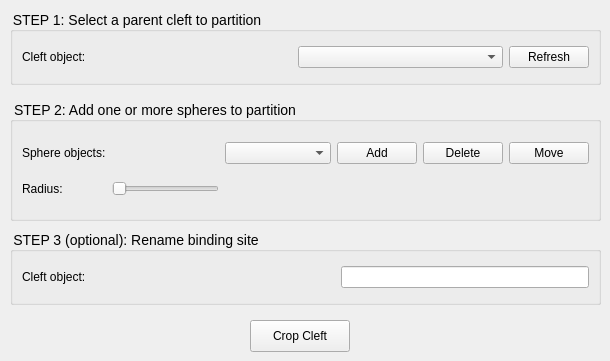
     <widget class="QWidget" name="tab_10">
      <attribute name="title">
       <string>Partition Cleft</string>
      </attribute>
      <widget class="QGroupBox" name="groupBox_15">
       <property name="geometry">
        <rect>
         <x>10</x>
         <y>10</y>
         <width>591</width>
         <height>75</height>
        </rect>
       </property>
       <property name="styleSheet">
        <string notr="true">QGroupBox{
font-size:14px;
}</string>
       </property>
       <property name="title">
        <string>STEP 1: Select a parent cleft to partition</string>
       </property>
       <layout class="QHBoxLayout" name="horizontalLayout_6">
        <item>
         <widget class="QLabel" name="label_42">
          <property name="text">
           <string>&lt;html&gt;&lt;head/&gt;&lt;body&gt;&lt;p&gt;Cleft object:&lt;/p&gt;&lt;/body&gt;&lt;/html&gt;</string>
          </property>
         </widget>
        </item>
        <item>
         <spacer name="horizontalSpacer_9">
          <property name="orientation">
           <enum>Qt::Horizontal</enum>
          </property>
          <property name="sizeHint" stdset="0">
           <size>
            <width>40</width>
            <height>20</height>
           </size>
          </property>
         </spacer>
        </item>
        <item>
         <widget class="QComboBox" name="cleft_partition_select_object">
          <property name="sizePolicy">
           <sizepolicy hsizetype="MinimumExpanding" vsizetype="Fixed">
            <horstretch>0</horstretch>
            <verstretch>0</verstretch>
           </sizepolicy>
          </property>
         </widget>
        </item>
        <item>
         <widget class="QPushButton" name="cleft_partition_button_refresh">
          <property name="text">
           <string>Refresh</string>
          </property>
         </widget>
        </item>
       </layout>
      </widget>
      <widget class="QGroupBox" name="groupBox_14">
       <property name="geometry">
        <rect>
         <x>10</x>
         <y>100</y>
         <width>591</width>
         <height>121</height>
        </rect>
       </property>
       <property name="styleSheet">
        <string notr="true">QGroupBox{
font-size:14px;
}</string>
       </property>
       <property name="title">
        <string>STEP 2: Add one or more spheres to partition</string>
       </property>
       <layout class="QGridLayout" name="gridLayout_14">
        <item row="0" column="5">
         <widget class="QPushButton" name="cleft_partition_button_delete">
          <property name="text">
           <string>Delete</string>
          </property>
         </widget>
        </item>
        <item row="0" column="6">
         <widget class="QPushButton" name="cleft_partition_button_move">
          <property name="text">
           <string>Move</string>
          </property>
         </widget>
        </item>
        <item row="0" column="2">
         <spacer name="horizontalSpacer_8">
          <property name="orientation">
           <enum>Qt::Horizontal</enum>
          </property>
          <property name="sizeHint" stdset="0">
           <size>
            <width>40</width>
            <height>20</height>
           </size>
          </property>
         </spacer>
        </item>
        <item row="0" column="3">
         <widget class="QComboBox" name="partition_sphere_select">
          <property name="sizePolicy">
           <sizepolicy hsizetype="MinimumExpanding" vsizetype="Fixed">
            <horstretch>0</horstretch>
            <verstretch>0</verstretch>
           </sizepolicy>
          </property>
         </widget>
        </item>
        <item row="0" column="4">
         <widget class="QPushButton" name="cleft_partition_button_add">
          <property name="text">
           <string>Add</string>
          </property>
         </widget>
        </item>
        <item row="0" column="0">
         <widget class="QLabel" name="label_10">
          <property name="text">
           <string>Sphere objects:</string>
          </property>
         </widget>
        </item>
        <item row="1" column="0">
         <widget class="QLabel" name="label_11">
          <property name="text">
           <string>Radius:</string>
          </property>
         </widget>
        </item>
        <item row="1" column="2">
         <widget class="QSlider" name="cleft_partition_radius_slider">
          <property name="enabled">
           <bool>false</bool>
          </property>
          <property name="minimum">
           <number>50</number>
          </property>
          <property name="maximum">
           <number>100</number>
          </property>
          <property name="singleStep">
           <number>10</number>
          </property>
          <property name="orientation">
           <enum>Qt::Horizontal</enum>
          </property>
         </widget>
        </item>
       </layout>
      </widget>
      <widget class="QPushButton" name="cleft_partition_crop_button">
       <property name="geometry">
        <rect>
         <x>250</x>
         <y>320</y>
         <width>100</width>
         <height>32</height>
        </rect>
       </property>
       <property name="text">
        <string>Crop Cleft</string>
       </property>
      </widget>
      <widget class="QGroupBox" name="groupBox_16">
       <property name="geometry">
        <rect>
         <x>10</x>
         <y>230</y>
         <width>591</width>
         <height>75</height>
        </rect>
       </property>
       <property name="styleSheet">
        <string notr="true">QGroupBox{
font-size:14px;
}</string>
       </property>
       <property name="title">
        <string>STEP 3 (optional): Rename binding site</string>
       </property>
       <layout class="QHBoxLayout" name="horizontalLayout_8">
        <item>
         <widget class="QLabel" name="label_43">
          <property name="text">
           <string>&lt;html&gt;&lt;head/&gt;&lt;body&gt;&lt;p&gt;Cleft object:&lt;/p&gt;&lt;/body&gt;&lt;/html&gt;</string>
          </property>
         </widget>
        </item>
        <item>
         <spacer name="horizontalSpacer_10">
          <property name="orientation">
           <enum>Qt::Horizontal</enum>
          </property>
          <property name="sizeHint" stdset="0">
           <size>
            <width>40</width>
            <height>20</height>
           </size>
          </property>
         </spacer>
        </item>
        <item>
         <widget class="QLineEdit" name="lineEdit"/>
        </item>
       </layout>
      </widget>
     </widget>
